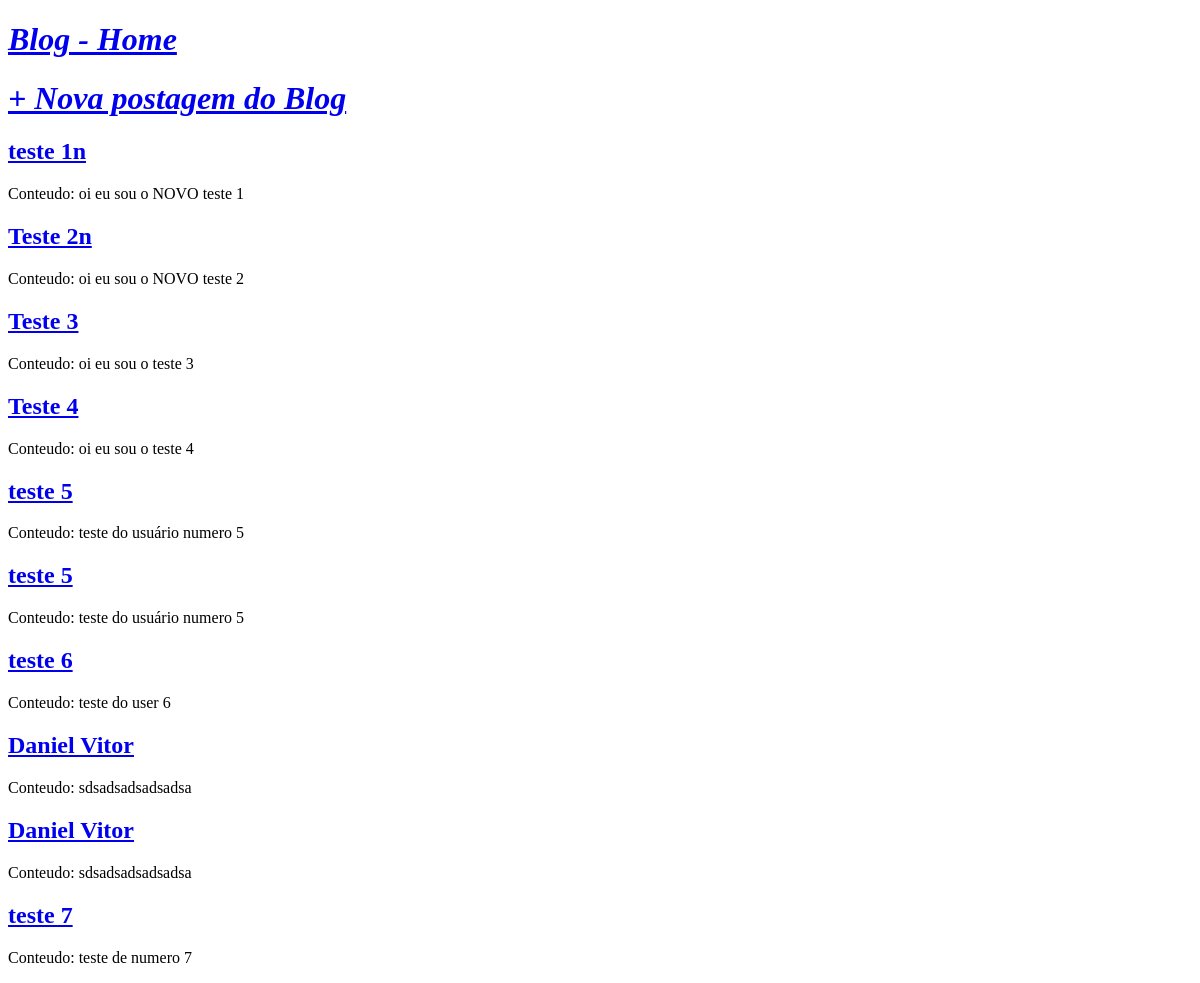
Before: / with the older database file.
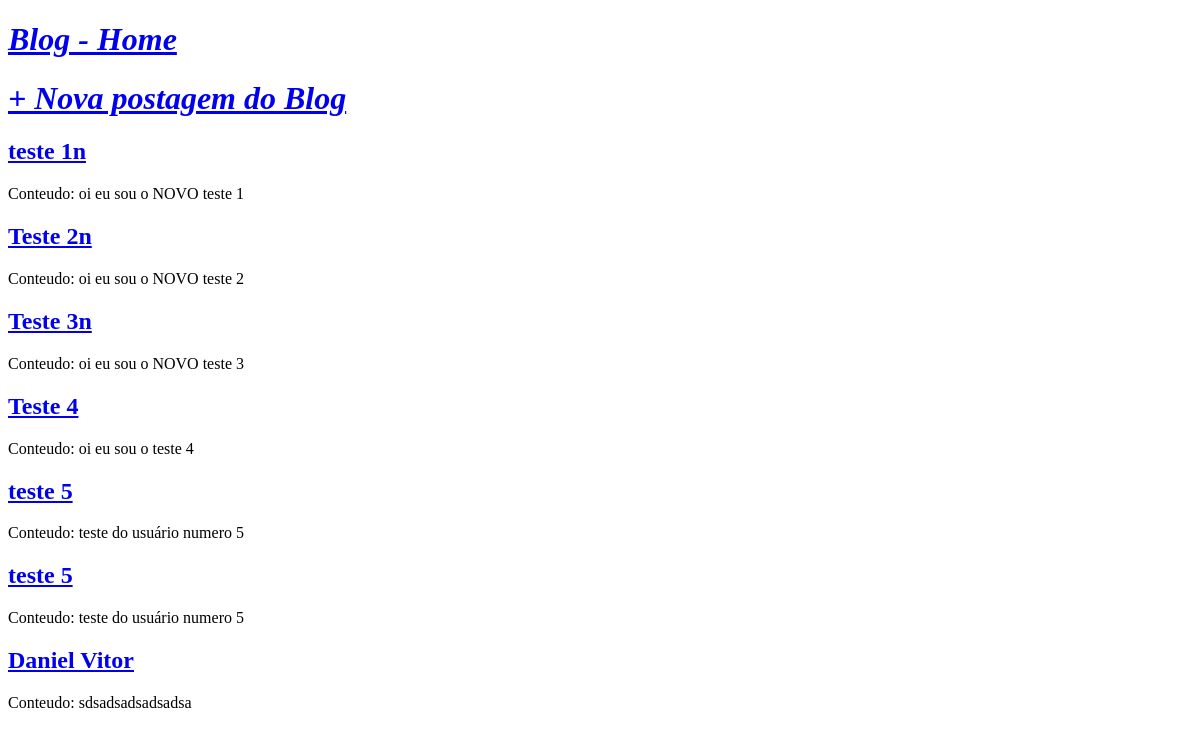
After: the same page with the newer database file.
### blog/models.py (models this page shows, shortened)
class Post(models.Model):# Classe com os posts do django
    STATUS = (
        ('rascunho','Rascunho'),
        ('publicado','Publicado'),
    )
    titulo = models.CharField(max_length=250) # Acrescentar o campo de preenchimento de texto "normal" com limitação de caractere.
    slug   = models.SlugField(max_length=250) # Acrescentar o campo de preenchimento de texto separado por caractere especifico.
    autor  = models.ForeignKey(User,
                                on_delete=models.CASCADE) #?
    conteudo  = models.TextField() # Campo de texto
    publicado = models.DateTimeField(default=timezone.now)
    criado    = models.DateTimeField(auto_now_add=True)
    alterado  = models.DateTimeField(auto_now=True)
    status    = models.CharField(max_length=15,
                                    choices=STATUS,
                                    default='rascunho') # Definir o campo status apartir das opções da variavel 'STATUS'.
    published = publishedManager()
    class Meta:
        ordering = ('publicado',) # Ordenar pelo conteudo do campo status.

### blog/views.py (the view)
# urls.py: path('', views.BlogListView.as_view(),name='home'),
class BlogListView(ListView): # Listagem dos posts
    model = Post
    template_name = 'blog/home.html'

### blog/templates/blog/home.html (shortened to what this page needs)
{% extends 'base.html'%}
{% block content %}
	{% for post in object_list %}
		<div class="post-entry">
			<h2><a href="{% url 'post_detail' post.pk %}"> {{ post.titulo }} </a></h2>
			<p> Conteudo: {{ post.conteudo }} </p>
		</div>
	{% endfor %}
{% endblock content %}

Changed rows visible on the page:
removed Post: titulo "teste 6", conteudo "teste do user 6"
removed Post: titulo "Daniel Vitor", conteudo "sdsadsadsadsadsa"
removed Post: titulo "teste 7", conteudo "teste de numero 7"
changed Post: titulo "Teste 3" → "Teste 3n"; conteudo "oi eu sou o teste 3" → "oi eu sou o NOVO teste 3"
